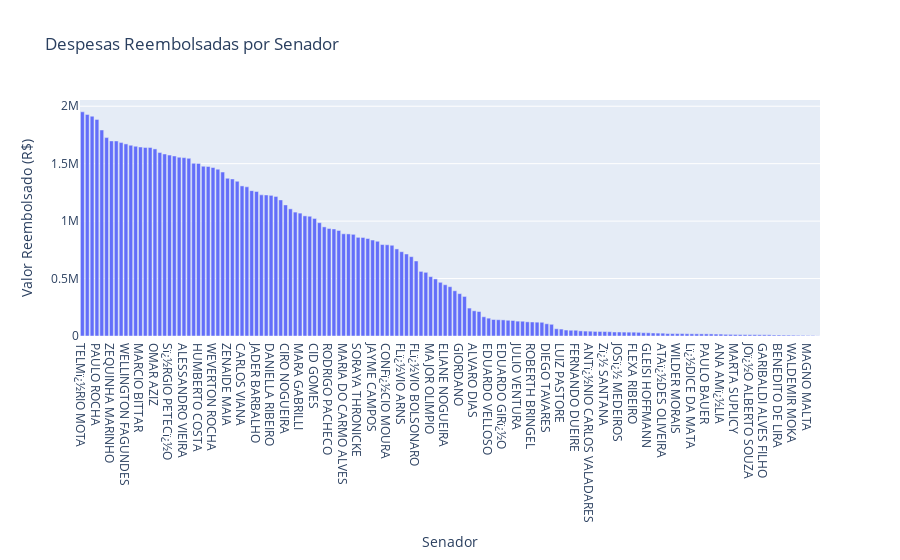

Notebook code cell kept with this figure:
### Code cell
trace = go.Bar(
    x=total_por_senador.index,  # Senadores no eixo x
    y=total_por_senador.values,  # Valores reembolsados no eixo y
)

data = [trace]

layout = go.Layout(
    title='Despesas Reembolsadas por Senador',
    xaxis=dict(title='Senador'),
    yaxis=dict(title='Valor Reembolsado (R$)'),
)

fig = go.Figure(data=data, layout=layout)

fig.show()

### Figure 1 — Plotly figure (JSON) as saved in the notebook; plotly's stock layout.template omitted (floating-point values rounded to 4 significant figures; data arrays with more than 128 entries replaced by an {"elided": "..."} marker saying what was removed)
{"data": [{"type": "bar", "x": {"elided": "153 str values"}, "y": {"elided": "153 float values"}}], "layout": {"title": {"text": "Despesas Reembolsadas por Senador"}, "xaxis": {"title": {"text": "Senador"}}, "yaxis": {"title": {"text": "Valor Reembolsado (R$)"}}}}
